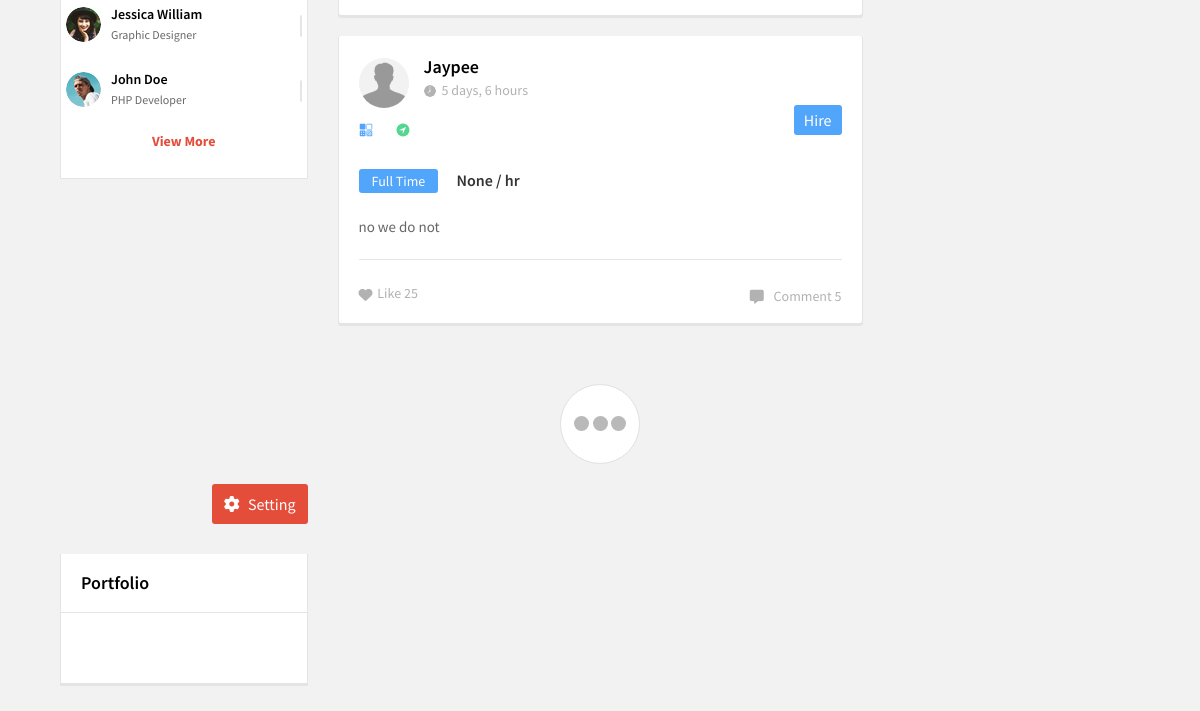
Page /profile/1 (signed in, lower part) on the earlier database version.
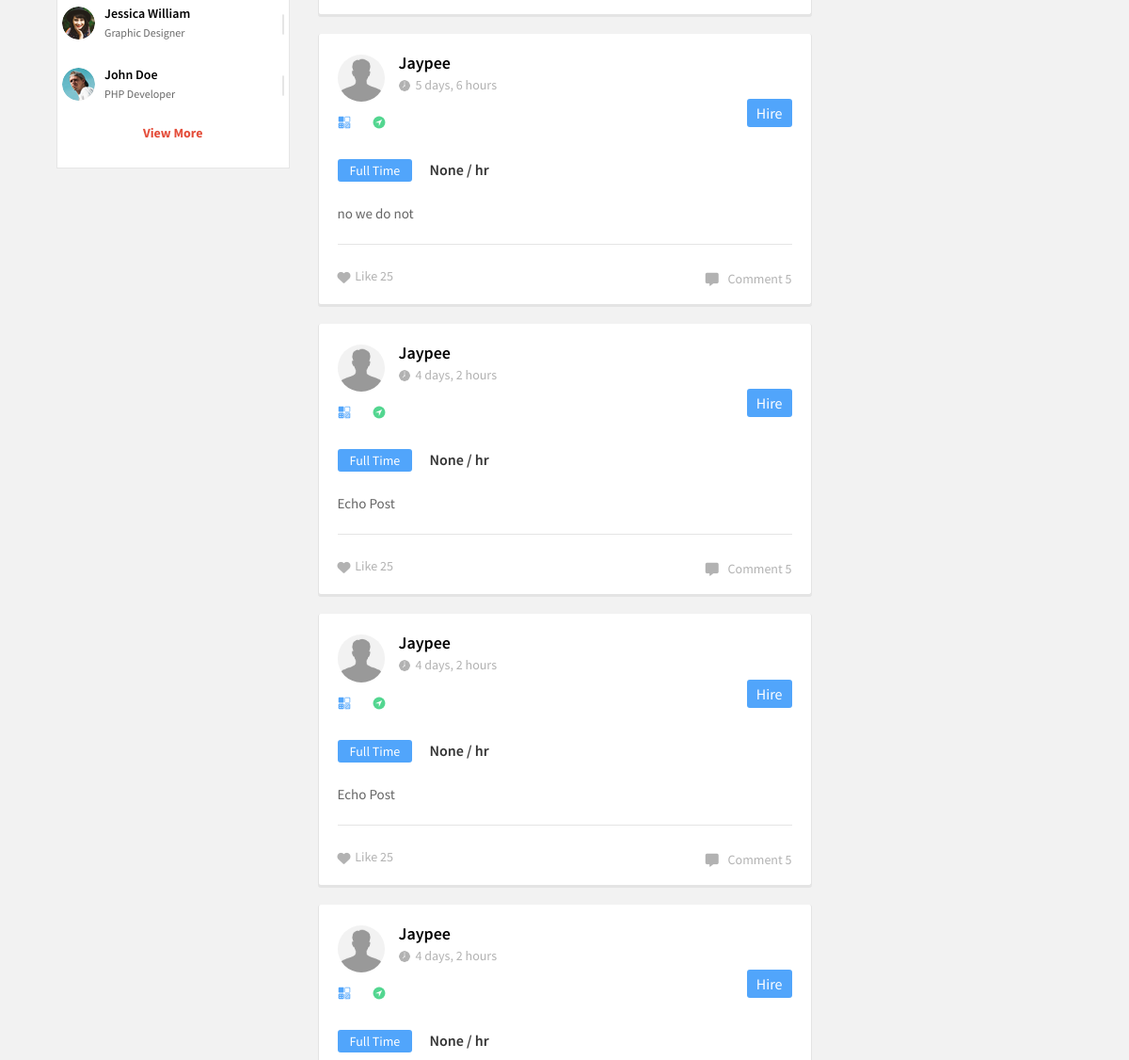
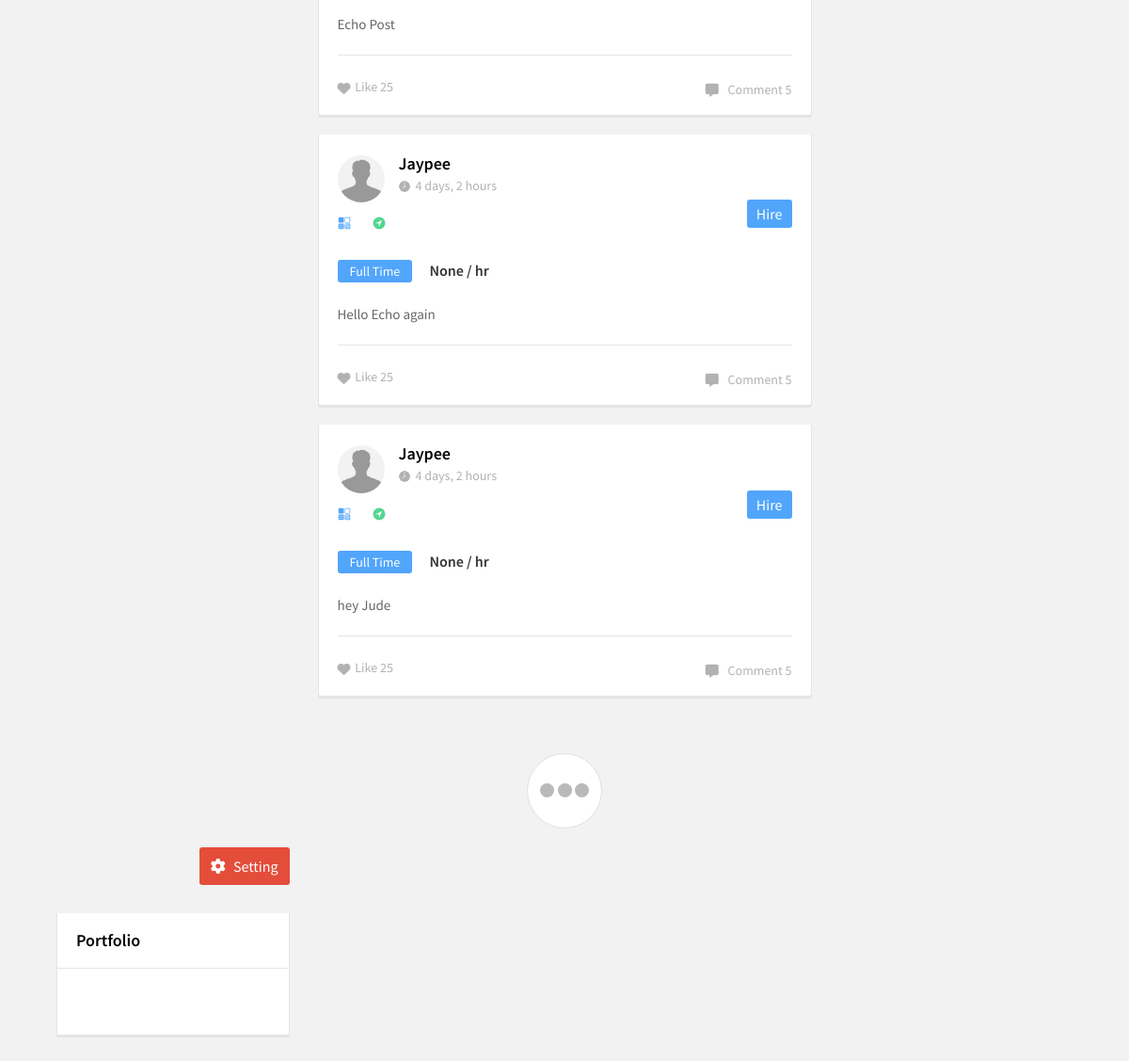
Same page on the later database version (2 pictures, top to bottom).
### dwitter/models.py (models this page shows, shortened)
class Post(models.Model):
    user = models.ForeignKey(User, on_delete=models.DO_NOTHING, related_name='posts')
    body = models.CharField(max_length=140)
    post_image = models.ImageField(upload_to='post_images', null=True, blank=True)
    created_at = models.DateTimeField(auto_now_add=True)

class Profile(models.Model):
    JOB_TYPE_CHOICES = [
        ("Full Time", "full time"),
        ("Contract", "contract"),
        ("Freelance", "freelance"),
    ]
    user = models.OneToOneField(User, on_delete=models.CASCADE)
    first_name = models.CharField(max_length=255, null=True, blank=True)
    last_name = models.CharField(max_length=255, null=True, blank=True)
    bio = models.CharField(max_length=255, null=True, blank=True)
    joined = models.DateTimeField(auto_now_add=True)
    location = models.CharField(max_length=255, null=True, blank=True)
    email = models.EmailField(null=True, blank=True)
    website = models.CharField(max_length=255, null=True, blank=True)
    avatar = models.ImageField(default='profile_avatars/avatar.jpg', upload_to='profile_avatars')
    cover_image = models.ImageField(default='cover_images/wallpaperflare.com_wallpaper_1.jpg', upload_to='cover_images')
    title =models.CharField(default='', max_length=255)
    job_description = models.CharField(max_length=255, default='')
    job_type = models.CharField(max_length=20, choices=JOB_TYPE_CHOICES, default='Full Time')
    rate = MoneyField(max_digits=14, decimal_places=2, default_currency='USD', default='20')
    nationality = CountryField( null=True, blank=True)
    follows = models.ManyToManyField(
        "self",
        related_name="followed_by",
        symmetrical=False,
        blank=True
    )
    def __str__(self) -> str:
        return self.user.username

### dwitter/views.py (the view, shortened to what this page needs)
# urls.py: path('profile/<int:pk>', profile, name='profile')
def profile(request, pk):
    if not hasattr(request.user, 'profile'):
        missing_profile = Profile(request.user)
        missing_profile.save()
    profile = Profile.objects.get(pk=pk)
    return render(request, "dwitter/profile.html", {"profile": profile})

### dwitter/templates/dwitter/profile.html (shortened to what the changed rows need)
{% extends 'base.html' %}
{% load static %}
{% block content %}
		<main>
			<div class="main-section">
				<div class="container">
					<div class="main-section-data">
						<div class="row">
							<div class="col-lg-6">
								<div class="main-ws-sec">
                                    {% for post in profile.user.posts.all %}
                                    <div class="post-bar">
                                        <div class="post_topbar">
                                            <div class="usy-dt">
                                                     <img src="{{post.user.profile.avatar.url}}" alt="{{ post.user.username }}'s avatar">
                                                <div class="usy-name">
                                                    <h3>{{ post.user.username}}</h3>
                                                    <span><img src="{% static 'images/clock.png' %}" alt="">{{ post.created_at | timesince}}</span>
                                                </div>
                                            </div>
                                        </div>
                                        <div class="epi-sec">
                                            <ul class="descp">
                                                <li><img src="{% static 'images/icon8.png' %}" alt=""></li>
                                                <li><img src="{% static 'images/icon9.png' %}" alt=""></li>
                                            </ul>
                                            <ul class="bk-links">
                                                <li><a href="#" title="" class="bid_now">Hire</a></li>
                                            </ul>
                                        </div>
                                        <div class="job_descp">
                                            <ul class="job-dt">
                                                <li><a href="#" title="">{{post.user.profile.job_type}}</a></li>
                                                <li><span>{{post.user.profile.rate}} / hr</span></li>
                                            </ul>
                                            <p>{{post.body}}</p>
                                        </div>
                                        <div class="job-status-bar">
                                            <ul class="like-com">
                                                <li>
                                                    <a href="#"><i class="fas fa-heart"></i> Like 25</a>
                                                </li>
                                            </ul>
                                            <a href="#" class="com"><i class="fas fa-comment-alt"></i> Comment 5</a>
                                        </div>
                                    </div>
                                    {%endfor%}
										</div>
									</div>
								</div>
							</div>
						</div>
					</div>
				</div>
{% endblock content %}

Differences in the rows shown:
added Post: user.profile.avatar (placeholder picture), user.username "Jaypee", created_at "4 days, 2 hours", user.profile.job_type "Full Time", user.profile.rate "None", body "Echo Post"
added Post: user.profile.avatar (placeholder picture), user.username "Jaypee", created_at "4 days, 2 hours", user.profile.job_type "Full Time", user.profile.rate "None", body "Echo Post"
added Post: user.profile.avatar (placeholder picture), user.username "Jaypee", created_at "4 days, 2 hours", user.profile.job_type "Full Time", user.profile.rate "None", body "Echo Post"
added Post: user.profile.avatar (placeholder picture), user.username "Jaypee", created_at "4 days, 2 hours", user.profile.job_type "Full Time", user.profile.rate "None", body "Hello Echo again"
added Post: user.profile.avatar (placeholder picture), user.username "Jaypee", created_at "4 days, 2 hours", user.profile.job_type "Full Time", user.profile.rate "None", body "hey Jude"
